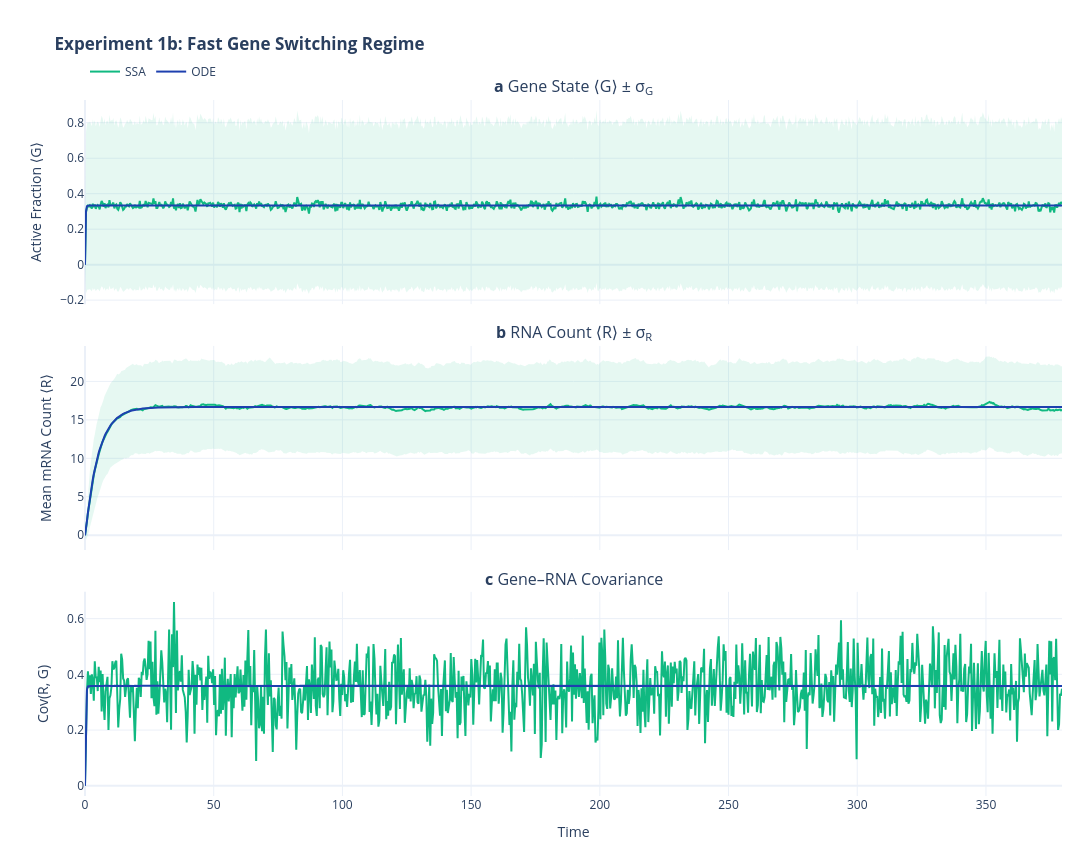

Here is the notebook cell this chart was saved with:
### Markdown cell above
**1b. Fast** ($k_{\text{on}}=2,\; k_{\text{off}}=4 \gg k_{\text{deg}}$)

Promoter is effectively averaged → low variance.

### Code cell
run_comparison(
    title="Experiment 1b: Fast Gene Switching Regime",
    k_on=2,
    k_off=4,
)

### Figure 1 — Plotly figure (JSON) as saved in the notebook; plotly's stock layout.template omitted (floating-point values rounded to 4 significant figures; data arrays with more than 128 entries replaced by an {"elided": "..."} marker saying what was removed)
{"data": [{"hoverinfo": "skip", "legendgroup": "ssa", "line": {"width": 0}, "showlegend": false, "type": "scatter", "x": {"elided": "1000 float values"}, "xaxis": "x", "y": {"elided": "1000 float values"}, "yaxis": "y"}, {"fill": "tonexty", "fillcolor": "rgba(16, 185, 129, 0.10)", "hoverinfo": "skip", "legendgroup": "ssa", "line": {"width": 0}, "showlegend": false, "type": "scatter", "x": {"elided": "1000 float values"}, "xaxis": "x", "y": {"elided": "1000 float values"}, "yaxis": "y"}, {"hovertemplate": "SSA ⟨G⟩ = %{y:.3f}<extra></extra>", "legendgroup": "ssa", "line": {"color": "#10B981", "width": 2}, "name": "SSA", "showlegend": true, "type": "scatter", "x": {"elided": "1000 float values"}, "xaxis": "x", "y": {"elided": "1000 float values"}, "yaxis": "y"}, {"hovertemplate": "ODE ⟨G⟩ = %{y:.3f}<extra></extra>", "legendgroup": "ode", "line": {"color": "#1E40AF", "width": 2}, "name": "ODE", "showlegend": true, "type": "scatter", "x": {"elided": "1000 float values"}, "xaxis": "x", "y": {"elided": "1000 float values"}, "yaxis": "y"}, {"hoverinfo": "skip", "legendgroup": "ssa", "line": {"width": 0}, "showlegend": false, "type": "scatter", "x": {"elided": "1000 float values"}, "xaxis": "x2", "y": {"elided": "1000 float values"}, "yaxis": "y2"}, {"fill": "tonexty", "fillcolor": "rgba(16, 185, 129, 0.10)", "hoverinfo": "skip", "legendgroup": "ssa", "line": {"width": 0}, "showlegend": false, "type": "scatter", "x": {"elided": "1000 float values"}, "xaxis": "x2", "y": {"elided": "1000 float values"}, "yaxis": "y2"}, {"hovertemplate": "SSA ⟨R⟩ = %{y:.1f}<extra></extra>", "legendgroup": "ssa", "line": {"color": "#10B981", "width": 2}, "showlegend": false, "type": "scatter", "x": {"elided": "1000 float values"}, "xaxis": "x2", "y": {"elided": "1000 float values"}, "yaxis": "y2"}, {"hovertemplate": "ODE ⟨R⟩ = %{y:.1f}<extra></extra>", "legendgroup": "ode", "line": {"color": "#1E40AF", "width": 2}, "showlegend": false, "type": "scatter", "x": {"elided": "1000 float values"}, "xaxis": "x2", "y": {"elided": "1000 float values"}, "yaxis": "y2"}, {"hovertemplate": "SSA Cov = %{y:.3f}<extra></extra>", "legendgroup": "ssa", "line": {"color": "#10B981", "width": 2}, "showlegend": false, "type": "scatter", "x": {"elided": "1000 float values"}, "xaxis": "x3", "y": {"elided": "1000 float values"}, "yaxis": "y3"}, {"hovertemplate": "ODE Cov = %{y:.3f}<extra></extra>", "legendgroup": "ode", "line": {"color": "#1E40AF", "width": 2}, "showlegend": false, "type": "scatter", "x": {"elided": "1000 float values"}, "xaxis": "x3", "y": {"elided": "1000 float values"}, "yaxis": "y3"}], "layout": {"annotations": [{"font": {"size": 16}, "showarrow": false, "text": "<b>a</b> Gene State ⟨G⟩ ± σ<sub>G</sub>", "x": 0.5, "xanchor": "center", "xref": "paper", "y": 1, "yanchor": "bottom", "yref": "paper"}, {"font": {"size": 16}, "showarrow": false, "text": "<b>b</b> RNA Count ⟨R⟩ ± σ<sub>R</sub>", "x": 0.5, "xanchor": "center", "xref": "paper", "y": 0.6467, "yanchor": "bottom", "yref": "paper"}, {"font": {"size": 16}, "showarrow": false, "text": "<b>c</b> Gene–RNA Covariance", "x": 0.5, "xanchor": "center", "xref": "paper", "y": 0.2933, "yanchor": "bottom", "yref": "paper"}], "height": 850, "hovermode": "x", "legend": {"bgcolor": "rgba(255, 255, 255, 0.5)", "groupclick": "togglegroup", "orientation": "h", "x": 0, "xanchor": "left", "y": 1.02, "yanchor": "bottom"}, "margin": {"b": 50, "l": 85, "r": 30, "t": 100}, "title": {"text": "<b>Experiment 1b: Fast Gene Switching Regime</b>"}, "width": 1100, "xaxis": {"anchor": "y", "domain": [0, 1], "matches": "x3", "showticklabels": false}, "xaxis2": {"anchor": "y2", "domain": [0, 1], "matches": "x3", "showticklabels": false}, "xaxis3": {"anchor": "y3", "domain": [0, 1], "title": {"text": "Time"}}, "yaxis": {"anchor": "x", "domain": [0.7067, 1], "title": {"text": "Active Fraction ⟨G⟩"}}, "yaxis2": {"anchor": "x2", "domain": [0.3533, 0.6467], "title": {"text": "Mean mRNA Count ⟨R⟩"}}, "yaxis3": {"anchor": "x3", "domain": [0, 0.2933], "title": {"text": "Cov(R, G)"}}}}
